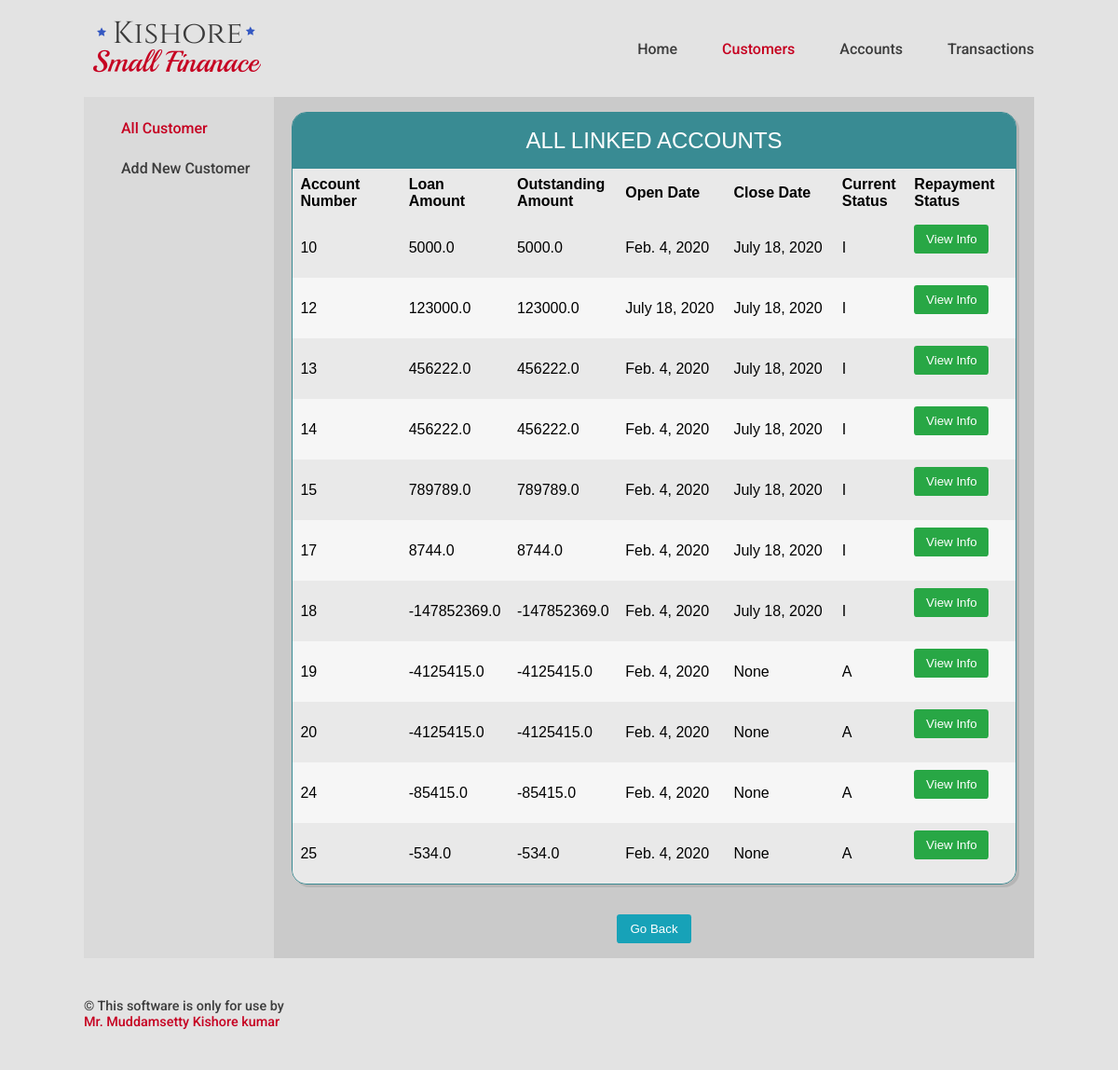
The page /customer/linkedAccounts/22 on the database its author committed.
### Accounts/models.py (models this page shows, shortened)
class Account(models.Model):
    ACTIVE = 'A'
    INACTIVE = 'I'
    ACTIVENESS_CHOICE = [
    (ACTIVE, 'Active'),
    (INACTIVE, 'Inactive'),
    ]
    loan_account_number = models.BigAutoField(primary_key=True)
    customer = models.ForeignKey(Customer,on_delete=models.PROTECT,db_index=True)
    loan_amount = models.FloatField(default=0)
    outstanding_amount = models.FloatField(null=True,blank=True,default=0)
    open_date = models.DateField(db_index=True)
    close_date = models.DateField(blank=True,null=True)
    current_Status = models.CharField(max_length=1,choices=ACTIVENESS_CHOICE,default=ACTIVE,db_index=True)

### Customers/views.py (the view)
# urls.py: path('linkedAccounts/<int:primary_key>',  CustomerAllDetailsView.as_view()),
class CustomerAllDetailsView(ListView):
    model = Customer
    template_name = 'Customers/customer_all_accounts.html'
    def get_queryset(self):
        obj = Customer.objects.get(pk=self.kwargs['primary_key'])
        object_list = obj.account_set.all()
        return object_list

### Template/Customers/customer_all_accounts.html (shortened to what this page needs)
<!DOCTYPE html>
{% extends "base.html" %}
{% block nav-Customers %}
current-link
{% endblock %}
{% block main %}
<div class="main-column">
  <div class="col sub-navigation">
    <ul class="sub-navigation-ul">
      <li class="sub-navigation-li"><a class="sub-nav-link current-link" href="/customer/">All Customer</a></li>
      <li class="sub-navigation-li"><a class="sub-nav-link " href="/customer/create/">Add New Customer</a></li>
    </ul>
  </div>
  <div class="col main-data">
    <div class="table-display" cellspacing="0" >
      <div class="table-header">All Linked Accounts</div>
      <table>
        <thead >
          <tr class="row">
            <th class="row-15">Account Number</th>
            <th class="row-15">Loan Amount</th>
            <th class="row-15">outstanding Amount</th>
            <th class="row-15">Open Date</th>
            <th class="row-15">Close Date</th>
            <th class="row-10">Current Status</th>
            <th class="row-15">Repayment Status</th>
          </tr>
        </thead>
        <tbody>
          {% for account in account_list %}
          <tr class="row">
            <td>{{account.loan_account_number}}</td>
            <td>{{account.loan_amount}}</td>
            <td>{{account.outstanding_amount}}</td>
            <td>{{account.open_date}}</td>
            <td>{{account.close_date}}</td>
            <td>{{account.current_Status}}</td>
            <td><a href="/transaction/accno/{{account.loan_account_number}}">
              <button type="button" class="btn btn-safe">View Info</button></a>&nbsp;&nbsp;&nbsp;&nbsp;&nbsp;</td>
          </tr>
          {% empty %}
          <p>no customer yet.</p>
          {% endfor %}
        </tbody>
      </table>
    </div>
    <div class="main-sub">
      <button onclick="history.back()" class="btn btn-option">Go Back</button>
    </div>
  </div>
</div>
{% endblock %}

### static/css/base.css (style rules this page uses)
body { margin: 0; font-size: 16px; background-color: #dadada; background-color: #e3e3e3; font-family: 'Roboto'; box-sizing: border-box; }
.main-column { display: flex; background-color: #cacaca; }
.sub-navigation { width: 20%; background-color: #7c7c7c; background-color: #dadada; }
.sub-navigation { min-height: 430px; }
.sub-navigation-ul { list-style: none; }
.sub-navigation-li { margin: 1.5em auto; }
.sub-nav-link { text-decoration: none; color: #3c3c3c; font-weight: 500; }
.current-link { color: #C60021; }
.main-data { width: 80%; }
.table-display { font-family: Helvetica; border: 0.1rem solid #398B93; border-radius: 1em; box-shadow: 3px 3px 0 rgba(0,0,0,0.1); margin: 1em auto; display: table; overflow: hidden; width: 95%; }
.table-header { background-color:#398B93; color: white; font-size: 1.5em; padding: 1rem; text-align: center; text-transform: uppercase; }
table { table-layout: auto; width: 100%; border-collapse:collapse; text-transform: capitalize; }
th,td { border:none; text-align: left; padding: 0.5em; }
.row { background: #f6f6f6; }
.table-display tr:nth-of-type(odd) { background: #e9e9e9; }
.main-sub { text-align: center; padding:1em; }
.btn { padding: 0.5rem; border-radius: 0.25em; border: 0; min-width: 5rem; font-weight: 500; }
.btn-safe { background-color: #28a745; color: #fff; }
.btn-option { background-color: #17a2b8; color: #fff; }
.row-15 { width: 15%; }

### rows shown on the page
Account: loan_account_number "10", loan_amount "5000.0", outstanding_amount "5000.0", open_date "Feb. 4, 2020", close_date "July 18, 2020", current_Status "I"
Account: loan_account_number "12", loan_amount "123000.0", outstanding_amount "123000.0", open_date "July 18, 2020", close_date "July 18, 2020", current_Status "I"
Account: loan_account_number "13", loan_amount "456222.0", outstanding_amount "456222.0", open_date "Feb. 4, 2020", close_date "July 18, 2020", current_Status "I"
Account: loan_account_number "14", loan_amount "456222.0", outstanding_amount "456222.0", open_date "Feb. 4, 2020", close_date "July 18, 2020", current_Status "I"
Account: loan_account_number "15", loan_amount "789789.0", outstanding_amount "789789.0", open_date "Feb. 4, 2020", close_date "July 18, 2020", current_Status "I"
Account: loan_account_number "17", loan_amount "8744.0", outstanding_amount "8744.0", open_date "Feb. 4, 2020", close_date "July 18, 2020", current_Status "I"
Account: loan_account_number "18", loan_amount "-147852369.0", outstanding_amount "-147852369.0", open_date "Feb. 4, 2020", close_date "July 18, 2020", current_Status "I"
Account: loan_account_number "19", loan_amount "-4125415.0", outstanding_amount "-4125415.0", open_date "Feb. 4, 2020", close_date "None", current_Status "A"
Account: loan_account_number "20", loan_amount "-4125415.0", outstanding_amount "-4125415.0", open_date "Feb. 4, 2020", close_date "None", current_Status "A"
Account: loan_account_number "24", loan_amount "-85415.0", outstanding_amount "-85415.0", open_date "Feb. 4, 2020", close_date "None", current_Status "A"
Account: loan_account_number "25", loan_amount "-534.0", outstanding_amount "-534.0", open_date "Feb. 4, 2020", close_date "None", current_Status "A"
